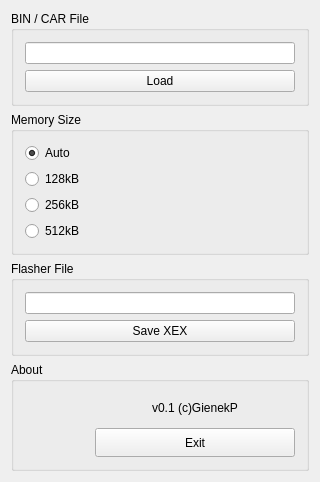
<?xml version="1.0" encoding="UTF-8"?>
<ui version="4.0">
 <class>MainWindow</class>
 <widget class="QMainWindow" name="MainWindow">
  <property name="geometry">
   <rect>
    <x>0</x>
    <y>0</y>
    <width>320</width>
    <height>480</height>
   </rect>
  </property>
  <property name="minimumSize">
   <size>
    <width>0</width>
    <height>0</height>
   </size>
  </property>
  <property name="windowTitle">
   <string>FlashBuilder</string>
  </property>
  <widget class="QWidget" name="centralWidget">
   <property name="enabled">
    <bool>true</bool>
   </property>
   <layout class="QHBoxLayout" name="horizontalLayout_4">
    <item>
     <layout class="QVBoxLayout" name="verticalLayout_5">
      <item>
       <widget class="QGroupBox" name="gB_BINCAR">
        <property name="title">
         <string>BIN / CAR File</string>
        </property>
        <layout class="QHBoxLayout" name="horizontalLayout_2">
         <item>
          <layout class="QVBoxLayout" name="verticalLayout_2">
           <item>
            <widget class="QLineEdit" name="lE_FileLoad">
             <property name="sizePolicy">
              <sizepolicy hsizetype="Expanding" vsizetype="Minimum">
               <horstretch>0</horstretch>
               <verstretch>0</verstretch>
              </sizepolicy>
             </property>
             <property name="readOnly">
              <bool>true</bool>
             </property>
            </widget>
           </item>
           <item>
            <widget class="QPushButton" name="pB_Load">
             <property name="sizePolicy">
              <sizepolicy hsizetype="Minimum" vsizetype="MinimumExpanding">
               <horstretch>0</horstretch>
               <verstretch>0</verstretch>
              </sizepolicy>
             </property>
             <property name="text">
              <string>Load</string>
             </property>
            </widget>
           </item>
          </layout>
         </item>
        </layout>
       </widget>
      </item>
      <item>
       <widget class="QGroupBox" name="gB_MemSize">
        <property name="title">
         <string>Memory Size</string>
        </property>
        <layout class="QHBoxLayout" name="horizontalLayout">
         <item>
          <layout class="QVBoxLayout" name="verticalLayout">
           <item>
            <widget class="QRadioButton" name="rB_auto">
             <property name="layoutDirection">
              <enum>Qt::LeftToRight</enum>
             </property>
             <property name="text">
              <string>Auto</string>
             </property>
             <property name="checked">
              <bool>true</bool>
             </property>
            </widget>
           </item>
           <item>
            <widget class="QRadioButton" name="rB_128">
             <property name="text">
              <string>128kB</string>
             </property>
            </widget>
           </item>
           <item>
            <widget class="QRadioButton" name="rB_256">
             <property name="text">
              <string>256kB</string>
             </property>
            </widget>
           </item>
           <item>
            <widget class="QRadioButton" name="rB_512">
             <property name="text">
              <string>512kB</string>
             </property>
            </widget>
           </item>
          </layout>
         </item>
        </layout>
       </widget>
      </item>
      <item>
       <widget class="QGroupBox" name="gB_Flasher">
        <property name="title">
         <string>Flasher File</string>
        </property>
        <layout class="QVBoxLayout" name="verticalLayout_3">
         <item>
          <widget class="QLineEdit" name="lE_FileSave">
           <property name="sizePolicy">
            <sizepolicy hsizetype="Expanding" vsizetype="Minimum">
             <horstretch>0</horstretch>
             <verstretch>0</verstretch>
            </sizepolicy>
           </property>
           <property name="readOnly">
            <bool>true</bool>
           </property>
          </widget>
         </item>
         <item>
          <widget class="QPushButton" name="pB_Save">
           <property name="sizePolicy">
            <sizepolicy hsizetype="Minimum" vsizetype="MinimumExpanding">
             <horstretch>0</horstretch>
             <verstretch>0</verstretch>
            </sizepolicy>
           </property>
           <property name="text">
            <string>Save XEX</string>
           </property>
          </widget>
         </item>
        </layout>
       </widget>
      </item>
      <item>
       <widget class="QGroupBox" name="gB_About">
        <property name="title">
         <string>About</string>
        </property>
        <layout class="QVBoxLayout" name="verticalLayout_6">
         <item>
          <layout class="QHBoxLayout" name="horizontalLayout_3">
           <item>
            <widget class="QLabel" name="label_Icon">
             <property name="sizePolicy">
              <sizepolicy hsizetype="Fixed" vsizetype="Minimum">
               <horstretch>0</horstretch>
               <verstretch>0</verstretch>
              </sizepolicy>
             </property>
             <property name="minimumSize">
              <size>
               <width>64</width>
               <height>64</height>
              </size>
             </property>
             <property name="maximumSize">
              <size>
               <width>64</width>
               <height>64</height>
              </size>
             </property>
             <property name="text">
              <string/>
             </property>
             <property name="pixmap">
              <pixmap resource="qtFlashBuilder.qrc">:/qtFlashBuilder.png</pixmap>
             </property>
             <property name="scaledContents">
              <bool>true</bool>
             </property>
             <property name="alignment">
              <set>Qt::AlignCenter</set>
             </property>
            </widget>
           </item>
           <item>
            <layout class="QVBoxLayout" name="verticalLayout_4">
             <item>
              <widget class="QLabel" name="label_name">
               <property name="text">
                <string>v0.1 (c)GienekP</string>
               </property>
               <property name="textFormat">
                <enum>Qt::AutoText</enum>
               </property>
               <property name="alignment">
                <set>Qt::AlignCenter</set>
               </property>
               <property name="textInteractionFlags">
                <set>Qt::NoTextInteraction</set>
               </property>
              </widget>
             </item>
             <item>
              <widget class="QPushButton" name="pB_Exit">
               <property name="sizePolicy">
                <sizepolicy hsizetype="MinimumExpanding" vsizetype="Minimum">
                 <horstretch>0</horstretch>
                 <verstretch>0</verstretch>
                </sizepolicy>
               </property>
               <property name="text">
                <string>Exit</string>
               </property>
              </widget>
             </item>
            </layout>
           </item>
          </layout>
         </item>
        </layout>
       </widget>
      </item>
     </layout>
    </item>
   </layout>
  </widget>
 </widget>
 <layoutdefault spacing="6" margin="11"/>
 <resources>
  <include location="qtFlashBuilder.qrc"/>
 </resources>
 <connections/>
</ui>
